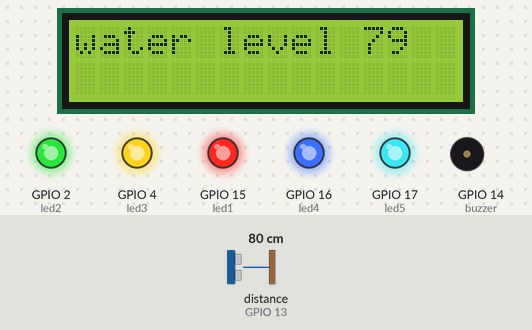
The sketch below on a simulated ESP32. On the bench: 16×2 character LCD, output pins drawn as LEDs (lit = HIGH), buzzer (waves = sounding, pin HIGH). Wiring (from diagram.json): ultrasonic range finder: trigger GPIO 12; echo GPIO 13. Inputs (shaded band) come from the test bench; at power-on: distance to the obstacle (sensor on GPIO 13) 80 cm. The echo pulse lasts 58.3 µs per cm; pins used as bus, display or sensor lines are not drawn.

Above: at 1.2 s.
1.3 s: distance to the obstacle (sensor on GPIO 13) set to 53 cm
At 2.5 s:
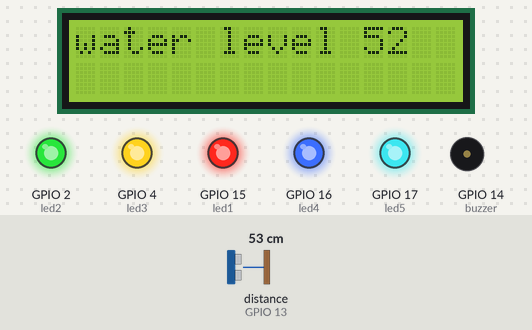
3.1 s: distance to the obstacle (sensor on GPIO 13) set to 48 cm
At 4.4 s:
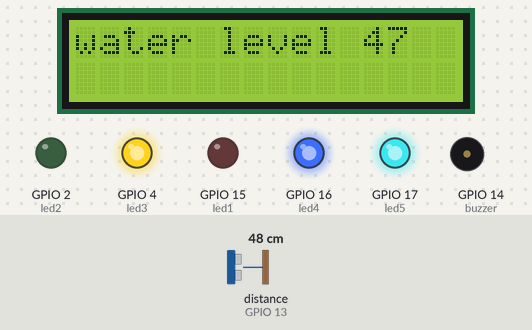
4.7 s: distance to the obstacle (sensor on GPIO 13) set to 34 cm
At 5.5 s:
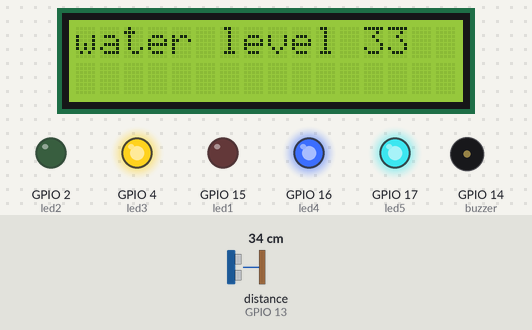
6.2 s: distance to the obstacle (sensor on GPIO 13) set to 28 cm
At 7.5 s:
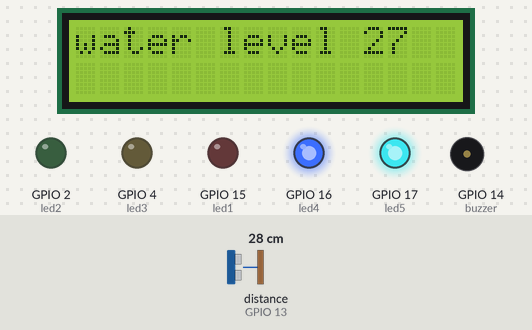
7.8 s: distance to the obstacle (sensor on GPIO 13) set to 12 cm
At 8.3 s:
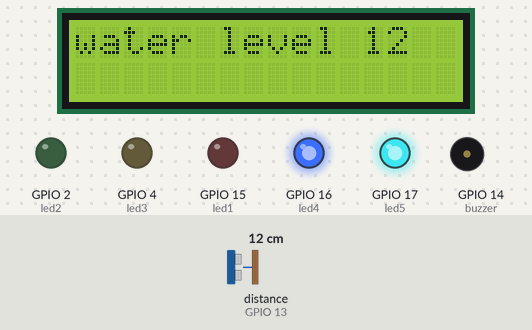
9.3 s: distance to the obstacle (sensor on GPIO 13) set to 9 cm
At 10.1 s:
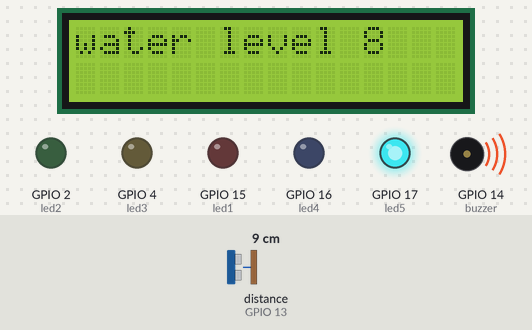
Timing chart, 0 to 11.9 s (numbered marks = the images above; inputs shaded):
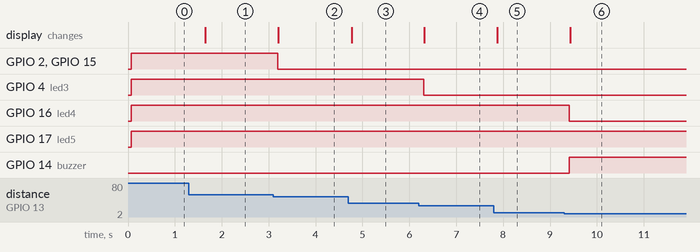

The sketch:

sketch.ino
```cpp
#include <LiquidCrystal_I2C.h>
LiquidCrystal_I2C lcd(0X27,16,2);

const int trigpin =12;
const int echopin =13;

int led1 = 15;
int led2 = 2;
int led3 = 4;
int led4 = 16;
int led5 = 17;

int buzzer = 14;

void setup()
{
 pinMode(trigpin, OUTPUT);
 pinMode(echopin, INPUT);
 lcd.init();
 lcd.backlight();
 pinMode(led1, OUTPUT);
 pinMode(led2, OUTPUT);
 pinMode(led3, OUTPUT);
 pinMode(led4, OUTPUT);
 pinMode(led5, OUTPUT);
 pinMode(14, OUTPUT);
}

void loop()
{
  digitalWrite(trigpin, LOW);
  delayMicroseconds(2);

  digitalWrite(12, HIGH);
  delayMicroseconds(10);
  digitalWrite(12,0);
  long duration = pulseIn(echopin,1);
  int distance =(duration/2)*0.0343;

  if(distance<10)
  {
    digitalWrite(led5, HIGH);
    digitalWrite(14, HIGH);
    digitalWrite(led4,0);
    digitalWrite(led3,0);
    digitalWrite(led2,0);
    digitalWrite(led1,0);
    lcd.clear();
    lcd.setCursor(0,0);
    lcd.print("water level");
    lcd.setCursor(12,0);
    lcd.print(distance);
  }

  else if(distance<30)
  {
    digitalWrite(led5, HIGH);
    digitalWrite(14,0);
    digitalWrite(led4,1);
    digitalWrite(led3,0);
    digitalWrite(led2,0);
    digitalWrite(led1,0);
    lcd.clear();
    lcd.setCursor(0,0);
    lcd.print("water level");
    lcd.setCursor(12,0);
    lcd.print(distance);
  }

  else if(distance<50)
  {
    digitalWrite(led5, HIGH);
    digitalWrite(14,0);
    digitalWrite(led4,1);
    digitalWrite(led3,1);
    digitalWrite(led2,0);
    digitalWrite(led1,0);
    lcd.clear();
    lcd.setCursor(0,0);
    lcd.print("water level");
    lcd.setCursor(12,0);
    lcd.print(distance);
  }

  else
  {
    digitalWrite(led5, HIGH);
    digitalWrite(14,0);
    digitalWrite(led4,1);
    digitalWrite(led3,1);
    digitalWrite(led2,1);
    digitalWrite(led1,1);
    lcd.clear();
    lcd.setCursor(0,0);
    lcd.print("water level");
    lcd.setCursor(12,0);
    lcd.print(distance);
  }
  delay(500);
}
```

Measured:
- the behaviour switches between 51 and 50 cm on distance to the obstacle (sensor on GPIO 13) (found by bisection; images 1 and 2)
- the behaviour switches between 31 and 30 cm on distance to the obstacle (sensor on GPIO 13) (found by bisection; images 3 and 4)
- the behaviour switches between 11 and 10 cm on distance to the obstacle (sensor on GPIO 13) (found by bisection; images 5 and 6)
- after the input at 1.3 s, the display: changes after 0.35 s (image 1)
- after the input at 3.1 s, GPIO 2 (led2), GPIO 15 (led1): HIGH → LOW after 0.09 s; the display: changes after 0.11 s (image 2)
- after the input at 4.7 s, the display: changes after 0.07 s (image 3)
- after the input at 6.2 s, GPIO 4 (led3): HIGH → LOW after 0.11 s; the display: changes after 0.12 s (image 4)
- after the input at 7.8 s, the display: changes after 0.08 s (image 5)
- after the input at 9.3 s, GPIO 16 (led4): HIGH → LOW after 0.11 s; GPIO 14 (buzzer): LOW → HIGH after 0.11 s; the display: changes after 0.13 s (image 6)
